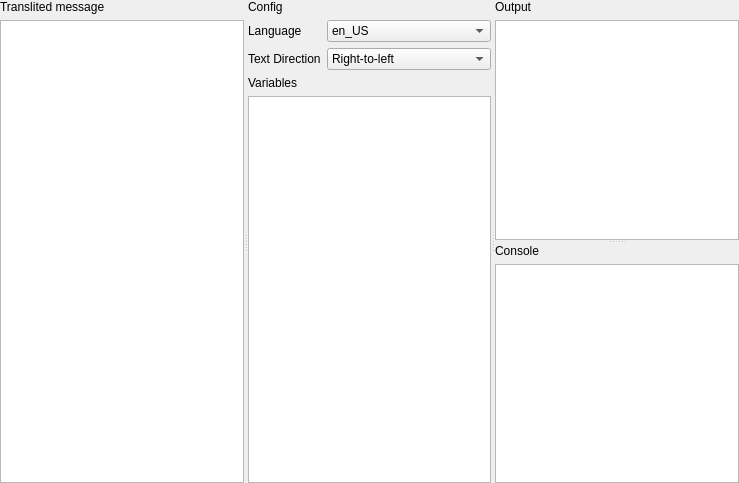
<?xml version="1.0" encoding="UTF-8"?>
<ui version="4.0">
 <class>Playground</class>
 <widget class="QWidget" name="Playground">
  <property name="geometry">
   <rect>
    <x>0</x>
    <y>0</y>
    <width>739</width>
    <height>483</height>
   </rect>
  </property>
  <property name="windowTitle">
   <string>Form</string>
  </property>
  <layout class="QVBoxLayout" name="verticalLayout">
   <property name="leftMargin">
    <number>0</number>
   </property>
   <property name="topMargin">
    <number>0</number>
   </property>
   <property name="rightMargin">
    <number>0</number>
   </property>
   <property name="bottomMargin">
    <number>0</number>
   </property>
   <item>
    <widget class="QSplitter" name="splitter_4">
     <property name="orientation">
      <enum>Qt::Horizontal</enum>
     </property>
     <widget class="QWidget" name="layoutWidget">
      <layout class="QVBoxLayout" name="verticalLayout_5">
       <item>
        <widget class="QLabel" name="label_3">
         <property name="text">
          <string>Translited message</string>
         </property>
        </widget>
       </item>
       <item>
        <widget class="FluentMessageEditor" name="translited_message_edit">
         <property name="acceptRichText">
          <bool>false</bool>
         </property>
        </widget>
       </item>
      </layout>
     </widget>
     <widget class="QWidget" name="layoutWidget_2">
      <layout class="QVBoxLayout" name="verticalLayout_6">
       <item>
        <widget class="QLabel" name="label_4">
         <property name="text">
          <string>Config</string>
         </property>
        </widget>
       </item>
       <item>
        <layout class="QFormLayout" name="formLayout">
         <item row="0" column="0">
          <widget class="QLabel" name="label">
           <property name="text">
            <string>Language</string>
           </property>
          </widget>
         </item>
         <item row="0" column="1">
          <widget class="QComboBox" name="language_box">
           <item>
            <property name="text">
             <string>en_US</string>
            </property>
           </item>
           <item>
            <property name="text">
             <string>en_UK</string>
            </property>
           </item>
           <item>
            <property name="text">
             <string>ru_RU</string>
            </property>
           </item>
          </widget>
         </item>
         <item row="1" column="0">
          <widget class="QLabel" name="label_2">
           <property name="text">
            <string>Text Direction</string>
           </property>
          </widget>
         </item>
         <item row="1" column="1">
          <widget class="QComboBox" name="text_direction_box">
           <item>
            <property name="text">
             <string>Right-to-left</string>
            </property>
           </item>
           <item>
            <property name="text">
             <string>Left-to-right</string>
            </property>
           </item>
          </widget>
         </item>
        </layout>
       </item>
       <item>
        <widget class="QLabel" name="label_7">
         <property name="text">
          <string>Variables</string>
         </property>
        </widget>
       </item>
       <item>
        <widget class="QTextEdit" name="variables_edit">
         <property name="acceptRichText">
          <bool>false</bool>
         </property>
        </widget>
       </item>
      </layout>
     </widget>
     <widget class="QSplitter" name="splitter_3">
      <property name="orientation">
       <enum>Qt::Vertical</enum>
      </property>
      <widget class="QWidget" name="layoutWidget_3">
       <layout class="QVBoxLayout" name="verticalLayout_8">
        <item>
         <widget class="QLabel" name="label_5">
          <property name="text">
           <string>Output</string>
          </property>
         </widget>
        </item>
        <item>
         <widget class="QTextEdit" name="output_edit">
          <property name="readOnly">
           <bool>true</bool>
          </property>
         </widget>
        </item>
       </layout>
      </widget>
      <widget class="QWidget" name="layoutWidget_4">
       <layout class="QVBoxLayout" name="verticalLayout_7">
        <item>
         <widget class="QLabel" name="label_6">
          <property name="text">
           <string>Console</string>
          </property>
         </widget>
        </item>
        <item>
         <widget class="QTextEdit" name="console_edit">
          <property name="readOnly">
           <bool>true</bool>
          </property>
         </widget>
        </item>
       </layout>
      </widget>
     </widget>
    </widget>
   </item>
  </layout>
 </widget>
 <customwidgets>
  <customwidget>
   <class>FluentMessageEditor</class>
   <extends>QTextEdit</extends>
   <header>..fluent_message</header>
  </customwidget>
 </customwidgets>
 <resources/>
 <connections>
  <connection>
   <sender>language_box</sender>
   <signal>currentTextChanged(QString)</signal>
   <receiver>Playground</receiver>
   <slot>compile()</slot>
   <hints>
    <hint type="sourcelabel">
     <x>405</x>
     <y>40</y>
    </hint>
    <hint type="destinationlabel">
     <x>369</x>
     <y>241</y>
    </hint>
   </hints>
  </connection>
  <connection>
   <sender>text_direction_box</sender>
   <signal>currentTextChanged(QString)</signal>
   <receiver>Playground</receiver>
   <slot>compile()</slot>
   <hints>
    <hint type="sourcelabel">
     <x>405</x>
     <y>68</y>
    </hint>
    <hint type="destinationlabel">
     <x>369</x>
     <y>241</y>
    </hint>
   </hints>
  </connection>
  <connection>
   <sender>variables_edit</sender>
   <signal>textChanged()</signal>
   <receiver>Playground</receiver>
   <slot>compile()</slot>
   <hints>
    <hint type="sourcelabel">
     <x>369</x>
     <y>289</y>
    </hint>
    <hint type="destinationlabel">
     <x>369</x>
     <y>241</y>
    </hint>
   </hints>
  </connection>
  <connection>
   <sender>translited_message_edit</sender>
   <signal>textChanged()</signal>
   <receiver>Playground</receiver>
   <slot>update_variables()</slot>
   <hints>
    <hint type="sourcelabel">
     <x>127</x>
     <y>250</y>
    </hint>
    <hint type="destinationlabel">
     <x>369</x>
     <y>241</y>
    </hint>
   </hints>
  </connection>
  <connection>
   <sender>translited_message_edit</sender>
   <signal>textChanged()</signal>
   <receiver>Playground</receiver>
   <slot>compile()</slot>
   <hints>
    <hint type="sourcelabel">
     <x>127</x>
     <y>250</y>
    </hint>
    <hint type="destinationlabel">
     <x>369</x>
     <y>241</y>
    </hint>
   </hints>
  </connection>
 </connections>
 <slots>
  <slot>compile()</slot>
  <slot>update_variables()</slot>
 </slots>
</ui>
